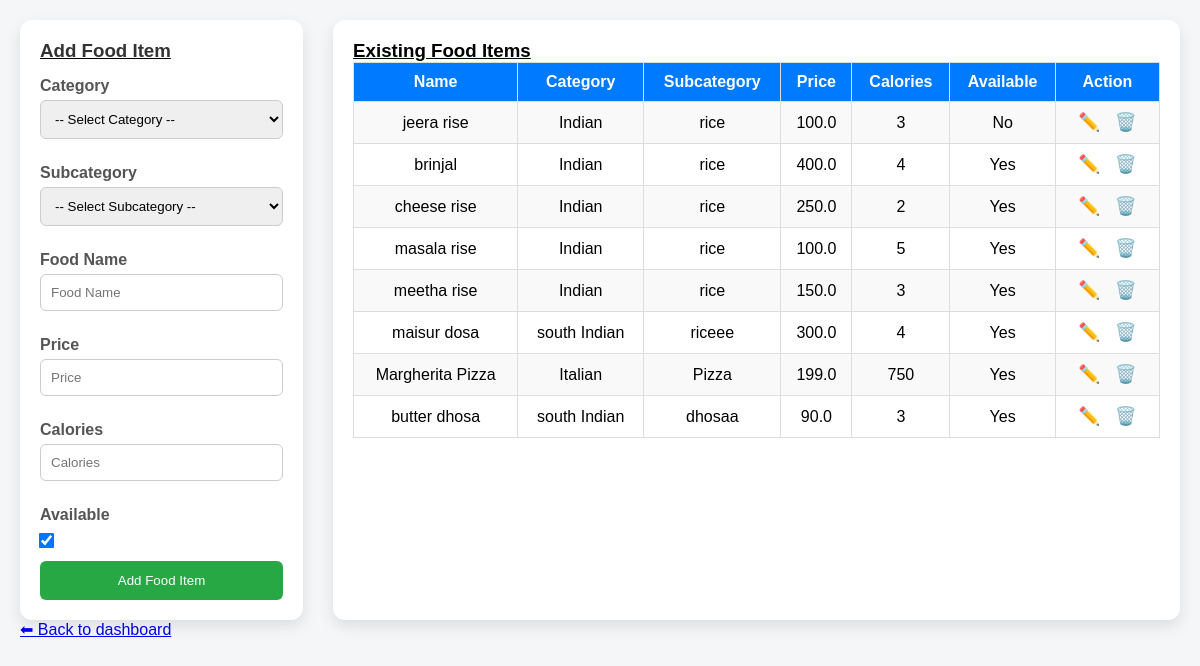
The app's page /dashboard/add-fooditem/ with its own data.
### adminpanel/models.py (models this page shows, shortened)
class FoodItem(models.Model):
    name = models.CharField(max_length=100)
    price = models.FloatField()
    is_available = models.BooleanField(default=True)
    calories = models.IntegerField()
    sub_cat = models.ForeignKey(FoodItemSubCategory, on_delete=models.CASCADE)

class FoodItemSubCategory(models.Model):
    subcategory_name = models.CharField(max_length=100)
    food_item_cat = models.ForeignKey(FoodItemCategory, on_delete=models.CASCADE)

class FoodItemCategory(models.Model):
    category_name = models.CharField(max_length=100)

### adminpanel/views.py (the view, shortened to what this page needs)
# urls.py: path('add-fooditem/', views.add_fooditem, name='add_fooditem'),
def add_fooditem(request):
    fooditems = FoodItem.objects.select_related('sub_cat__food_item_cat').all()
    categories = FoodItemCategory.objects.all()
    subcategories = FoodItemSubCategory.objects.all()
    return render(request, 'add/add_fooditem.html', {
        'fooditems': fooditems,
        'categories': categories,
        'subcategories': subcategories
    })

### templates/add/add_fooditem.html (shortened to what this page needs)
{% load static %}
<!DOCTYPE html>
<html>
<head>
    <link rel="stylesheet" href="{% static 'adminpanel/css/fooditem.css' %}">
</head>
<body>
<div class="container">
    <div class="left">
        <u><h3>Add Food Item</h3></u>
        <form method="post">
            <label>Category</label>
            <select name="category_id" required>
                <option value="">-- Select Category --</option>
            </select>
            <label>Subcategory</label>
            <select name="subcategory_id" required>
                <option value="">-- Select Subcategory --</option>
            </select>
            <label>Food Name</label>
            <input type="text" name="name" placeholder="Food Name" required>
            <label>Price</label>
            <input type="number" step="0.01" name="price" placeholder="Price" required>
            <label>Calories</label>
            <input type="number" name="calories" placeholder="Calories" required>
            <label>Available</label>
            <input type="checkbox" name="is_available" checked>
            <button type="submit">Add Food Item</button>
        </form>
    </div>
    <div class="right">
        <u><h3>Existing Food Items</h3></u>
        <table>
            <tr>
                <th>Name</th>
                <th>Category</th>
                <th>Subcategory</th>
                <th>Price</th>
                <th>Calories</th>
                <th>Available</th>
                <th>Action</th>
            </tr>
            {% for item in fooditems %}
            <tr>
                <td>{{ item.name }}</td>
                <td>{{ item.sub_cat.food_item_cat.category_name }}</td>
                <td>{{ item.sub_cat.subcategory_name }}</td>
                <td>{{ item.price }}</td>
                <td>{{ item.calories }}</td>
                <td>{{ item.is_available|yesno:"Yes,No" }}</td>
                <td>
                    <a href="{% url 'update_fooditem' item.id %}">✏️</a>
                    <a href="{% url 'delete_fooditem' item.id %}" onclick="return confirm('Are you sure you want to delete this food item?')">🗑️</a>
                </td>
            </tr>
            {% empty %}
            <tr>
                <td colspan="7">No food items found</td>
            </tr>
            {% endfor %}
        </table>
    </div>
</div>
<a href="{% url 'dashboard' %}" >⬅ Back to dashboard</a>
</body>
</html>

### static/adminpanel/css/fooditem.css (style rules this page uses)
* { box-sizing: border-box; font-family: Arial, sans-serif; margin: 0; padding: 0; }
body { background: #f4f6f8; padding: 20px; }
.container { display: flex !important; flex-direction: row !important; width: 100%; gap: 30px; }
.left { order: 1; width: 25%; background: #fff; padding: 20px; border-radius: 12px; box-shadow: 0 6px 15px rgba(0,0,0,0.1); }
.right { order: 2; width: 75%; background: #fff; padding: 20px; border-radius: 12px; box-shadow: 0 6px 15px rgba(0,0,0,0.1); overflow-x: auto; }
.left h3 { margin-bottom: 15px; color: #333; }
.left label { display: block; margin-top: 15px; margin-bottom: 5px; font-weight: 600; color: #555; }
.left input[type="text"], .left input[type="number"], .left select { width: 100%; padding: 10px; margin-bottom: 10px; border: 1px solid #ccc; border-radius: 6px; }
.left input[type="checkbox"] { transform: scale(1.2); margin-top: 5px; }
.left button { width: 100%; padding: 12px; background: #28a745; color: #fff; border: none; border-radius: 6px; cursor: pointer; margin-top: 10px; }
.right table { width: 100%; border-collapse: collapse; }
.right table th, .right table td { border: 1px solid #ddd; padding: 10px; text-align: center; }
.right table th { background-color: #007bff; color: #fff; font-weight: 600; }
.right table tr:nth-child(even) { background-color: #f9f9f9; }
.right a { margin: 0 5px; text-decoration: none; font-size: 1.1rem; }

### records on screen
FoodItem: name "jeera rise", sub_cat.food_item_cat.category_name "Indian", sub_cat.subcategory_name "rice", price "100.0", calories "3", is_available "No"
FoodItem: name "brinjal", sub_cat.food_item_cat.category_name "Indian", sub_cat.subcategory_name "rice", price "400.0", calories "4", is_available "Yes"
FoodItem: name "cheese rise", sub_cat.food_item_cat.category_name "Indian", sub_cat.subcategory_name "rice", price "250.0", calories "2", is_available "Yes"
FoodItem: name "masala rise", sub_cat.food_item_cat.category_name "Indian", sub_cat.subcategory_name "rice", price "100.0", calories "5", is_available "Yes"
FoodItem: name "meetha rise", sub_cat.food_item_cat.category_name "Indian", sub_cat.subcategory_name "rice", price "150.0", calories "3", is_available "Yes"
FoodItem: name "maisur dosa", sub_cat.food_item_cat.category_name "south Indian", sub_cat.subcategory_name "riceee", price "300.0", calories "4", is_available "Yes"
FoodItem: name "Margherita Pizza", sub_cat.food_item_cat.category_name "Italian", sub_cat.subcategory_name "Pizza", price "199.0", calories "750", is_available "Yes"
FoodItem: name "butter dhosa", sub_cat.food_item_cat.category_name "south Indian", sub_cat.subcategory_name "dhosaa", price "90.0", calories "3", is_available "Yes"
